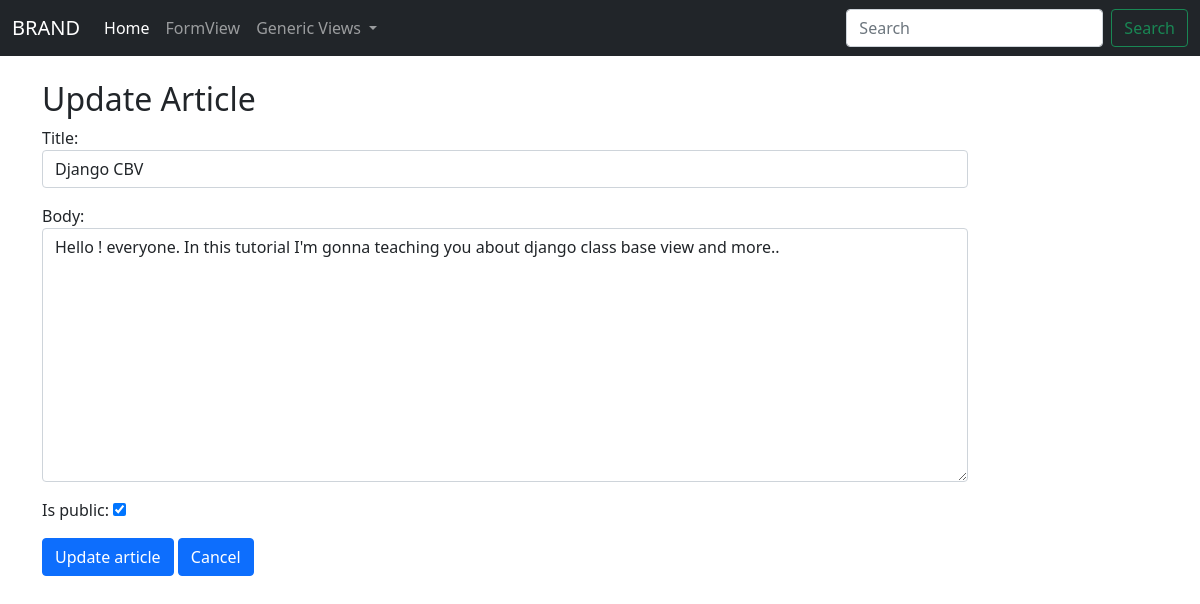
The app's page /article/1/django-cbv/update/ with its own data.
### articles/models.py (models this page shows, shortened)
class Article(models.Model):
    title = models.CharField(max_length=250, verbose_name='Title')
    body = models.TextField(verbose_name='Message')
    slug = models.CharField(max_length=250, null=True, blank=True)
    created_at = models.DateTimeField(auto_now_add=True)
    last_updated = models.DateTimeField(null=True, blank=True)
    is_public = models.BooleanField(default=False)

### articles/views.py (the view)
# urls.py: path('article/<int:pk>/<str:slug>/update/', views.ArticleUpdateView.as_view(), name='article_update'),
class ArticleUpdateView(UpdateView):
    model = Article
    form_class = ArticleCreationForm
    template_name = 'articles/article_update.html'
    query_pk_and_slug = True
    success_url = reverse_lazy('articles:article_list')

### articles/forms.py
class ArticleCreationForm(forms.ModelForm):
    title = forms.CharField(widget=forms.TextInput(attrs={'class':'form-control'}))
    body = forms.CharField(widget=forms.Textarea(attrs={'class':'form-control'}))
    class Meta:
        model = Article
        fields = ('title', 'body', 'is_public')

### templates/articles/article_update.html (shortened to what this page needs)
{% extends 'base.html' %}
{% block content %}
<div class="container">
    <div class="row">
        <div class="col-md-10">
                <br>
    <h2>Update Article</h2>
    <form method="post">
        {{ form.as_p }}
        <button type="submit" class="btn btn-primary">Update article</button>
        <a href="{% url 'articles:article_list' %}" class="btn btn-primary">Cancel</a>
    </form>
        </div>
    </div>
</div>
{% endblock content %}

### records on screen
Article: title "Django CBV", body "Hello ! everyone. In this tutorial I'm gonna teaching you about django class base view and more..", is_public "☑"
